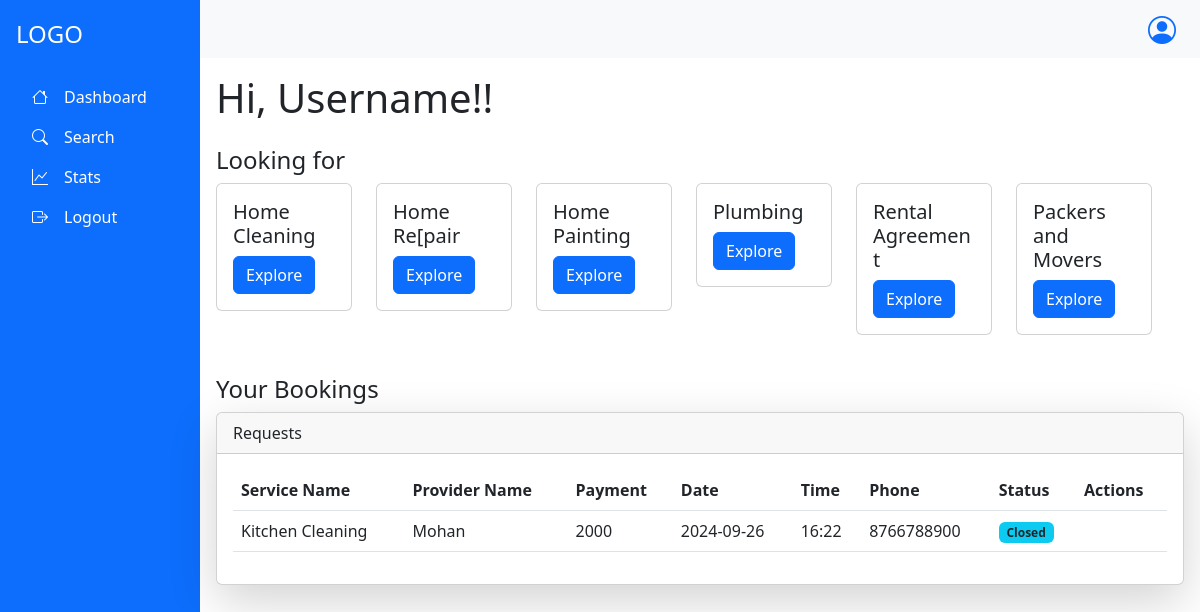
Page /customer/Dashboard (signed in) on the earlier database version.
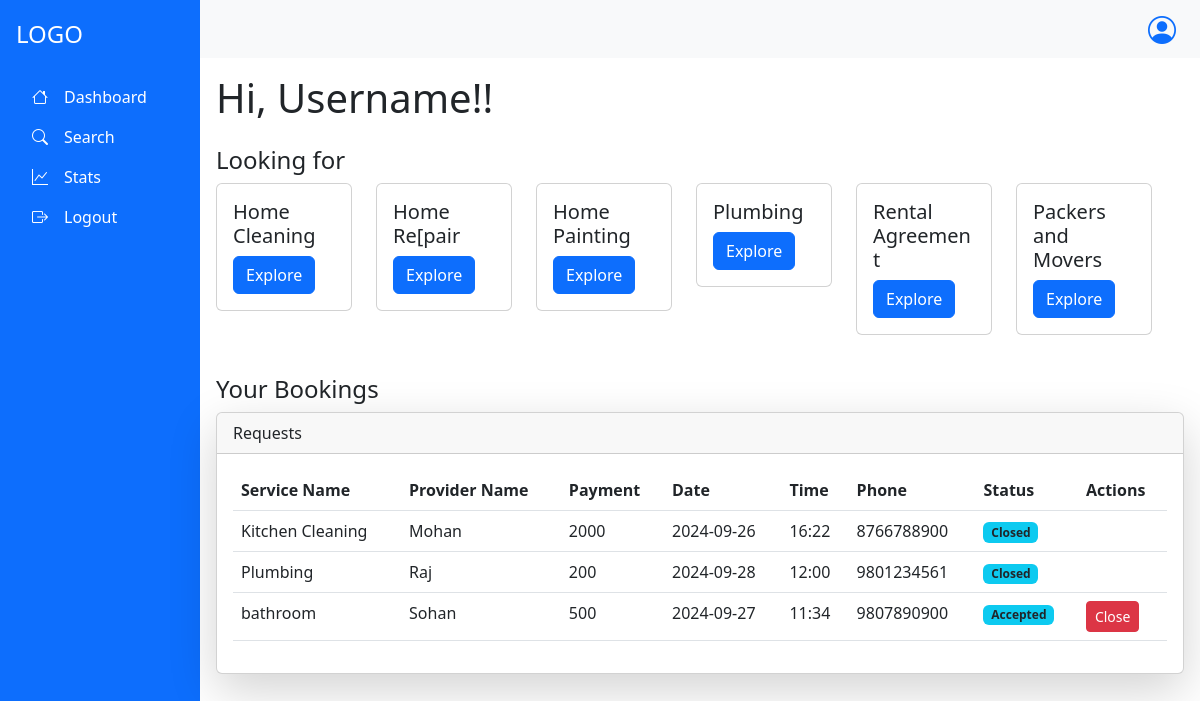
Same page on the later database version.
### app.py (models this page shows, shortened)
class Services(db.Model):
    __tablename__="services"
    s_id=db.Column(db.Integer, primary_key=True, autoincrement= True)
    s_name=db.Column(db.String,unique=True)
    packages=db.relationship("Package", backref="service")
    Sproviders=db.relationship("ServiceProvider",backref="service")

class Request(db.Model):
    __tablename__="request"
    r_id=db.Column(db.Integer, primary_key=True, autoincrement= True)
    sp_id=db.Column(db.Integer, db.ForeignKey("serviceprovider.sp_id"),nullable=False)
    c_id=db.Column(db.Integer, db.ForeignKey("customer.c_id"),nullable=False)
    p_id=db.Column(db.Integer, db.ForeignKey("package.p_id"),nullable=False)
    r_date=db.Column(db.String)
    r_time=db.Column(db.String)
    r_address=db.Column(db.String)
    r_city=db.Column(db.String)
    r_message=db.Column(db.String)
    r_status=db.Column(db.String)

class Package(db.Model):
    __tablename__="package"
    p_id=db.Column(db.Integer, primary_key=True, autoincrement= True)
    p_name=db.Column(db.String,unique=True)
    p_price=db.Column(db.Integer)
    p_description=db.Column(db.String)
    p_rating=db.Column(db.Integer)
    s_id=db.Column(db.Integer, db.ForeignKey("services.s_id"),nullable=False)
    sp_id=db.Column(db.Integer, db.ForeignKey("serviceprovider.sp_id"),nullable=False)
    req=db.relationship("Request",backref="pack")

class UserMixin:
    def __init__(self,utype):
        self.ut=utype

class ServiceProvider(db.Model,UserMixin):
    __tablename__='serviceprovider'
    sp_id=db.Column(db.Integer, primary_key=True, autoincrement= True)
    sp_name=db.Column(db.String,unique=True)
    sp_address=db.Column(db.String)
    sp_email=db.Column(db.String,unique=True)
    sp_password=db.Column(db.String)
    sp_exp=db.Column(db.Integer)
    sp_phone=db.Column(db.String)
    sp_city=db.Column(db.String)
    sp_rating=db.Column(db.Integer)
    sp_servicename=db.Column(db.String,db.ForeignKey("services.s_name"))
    mypackages=db.relationship("Package", backref="servprovider")
    receive_request=db.relationship("Request",backref="servprovider")

### app.py (the view)
@app.route("/customer/Dashboard",methods=["GET","POST"])
@login_required
def Dashboard():
    if request.method=="GET":
        s=db.session.query(Services).all()
        serv=[]
        for ser in s:
            serv.append(ser.s_name)
        req=db.session.query(Request).filter_by(c_id=current_user.c_id).all()
        return render_template("/Customer/CustomerDashboard.html",servname=serv,requests=req)

### app.py (called while the page is built)
@login_manager.user_loader
def load_user(user_id):
        utype,id=user_id.split("-")
        if utype=="c":
            return db.session.query(Customer).filter_by(c_id=id).first()
        elif utype=='sp':
            return db.session.query(ServiceProvider).filter_by(sp_id=id).first()
        else:
            return db.session.query(Admin).filter_by(admin_id=id).first()

### templates/Customer/CustomerDashboard.html (shortened to what this page needs)
{% extends "/Customer/customer_base.html" %}
{% block content %}
<h1 class="mb-4">Hi, Username!!</h1>
<div class="mb-5">
  <h4>Looking for</h4>
  <div class="row">
    {% for service in servname %}
    <div class="col-sm-6 mb-3" style="width:10rem">
        <div class="card">
            <div class="card-body">
            <h5 class="card-title">{{service}}</h5>
            <a href="/customer/search?sname={{service}}" class="btn btn-primary">Explore</a>
            </div>
        </div>
    </div>
    {% endfor %}
</div>
<h4 class="mt-4">Your Bookings</h4>
<div class="card shadow-lg">
  <div class="card-header">
      Requests
  </div>
  <div class="card-body">
      <table class="table">
          <thead>
              <tr>
                  <th>Service Name</th>
                  <th>Provider Name</th>
                  <th>Payment</th>
                  <th>Date</th>
                  <th>Time</th>
                  <th>Phone</th>
                  <th>Status</th>
                  <th>Actions</th>
              </tr>
          </thead>
          <tbody>
            {% for request in requests %}
              <tr>
                  <td>{{request.pack.p_name}}</td>
                  <td>{{request.servprovider.sp_name}}</td>
                  <td>{{request.pack.p_price}}</td>
                  <td>{{request.r_date}}</td>
                  <td>{{request.r_time}}</td>
                  <td>{{request.servprovider.sp_phone}}</td>
                  <td><span class="badge bg-info text-dark">{{request.r_status}}</span></td>
                  <td class="action-btns">
                      {% if request.r_status=="Requested" %}
                      <button class="btn btn-sm btn-danger" data-bs-toggle="modal" data-bs-target="#exampleModal">
                          <i class="bi bi-trash"></i>
                      </button>
                      <div class="modal fade" id="exampleModal" tabindex="-1" aria-labelledby="exampleModalLabel" aria-hidden="true">
                        <div class="modal-dialog modal-lg">
                          <div class="modal-content">
                            <div class="modal-header">
                              <h1 class="modal-title fs-5" id="exampleModalLabel"><Strong>Service Remarks</Strong></h1>
                              <button type="button" class="btn-close" data-bs-dismiss="modal" aria-label="Close"></button>
                            </div>
                            <div class="modal-body" >
                                <p>Are you sure you want to cancel the Request?</p>
                            </div>
                              <div class="modal-footer">
                                <button type="button" class="btn btn-secondary" data-bs-dismiss="modal">No</button>
                                <form action="/customer/book?delete=Yes&rid={{request.r_id}}" method="POST">
                                <button type="submit" class="btn btn-primary">Yes</button>
                                </form>
                            </div>
                          </div>
                        </div>
                      </div>
                      <button class="btn btn-sm btn-white border" data-bs-toggle="modal" data-bs-target="#exampleModal2" >
                          <i class="bi bi-pen"></i>
                      </button>
                      <div class="modal fade" id="exampleModal2" tabindex="-1" aria-labelledby="exampleModalLabel" aria-hidden="true">
                        <div class="modal-dialog modal-lg">
                          <div class="modal-content">
                            <div class="modal-header">
                              <h1 class="modal-title fs-5" id="exampleModalLabel"><Strong>Service Remarks</Strong></h1>
                              <button type="button" class="btn-close" data-bs-dismiss="modal" aria-label="Close"></button>
                            </div>
                            <div class="modal-body" >
                              <h5>{{request.pack.p_name}}</h5>
                              <div class="form-floating mb-3">
                                  <div class="container">
                                    <form action="/customer/book?rid={{request.r_id}}&edit=yes" method="POST">
                                      <div class="row mb-3">
                                        <div class="col-md-4">
                                          <label class="form-label" for="Date">date</label>
                                          <input type="date" class="form-control" required name="Date">
                                        </div>
                                        <div class="col-md-4">
                                          <label class="form-label" for="Time">Time : </label>
                                          <input type="time" class="form-control" required name="Time">
                                        </div>
                                      </div>
                                      <div class="row mb-3">
                                        <div class="col-md-8">
                                          <label class="form-label" for="msg">Message: </label>
                                          <textarea type="text" rows="2" class="form-control" name="msg" placeholder="Leave your message if any."></textarea>
                                        </div>
                                      </div>
                                      <button type="submit">Submit</button>
                                    </form>
                            </div>
                          </div>
                        </div>
                      </div>
                      {% elif request.r_status=="Accepted" %}
                        <button class="btn btn-sm btn-danger" data-bs-toggle="modal" data-bs-target="#Finish">
                          Close
                        </button>
                          {% endif %}
                  </td>
              </tr>
            {% endfor %}
          </tbody>
      </table>
  </div>
</div>
{% endblock %}

### templates/Customer/customer_base.html (shortened to what this page needs)
<!DOCTYPE html>
<html lang="en">
<head>
  <link href="https://cdn.jsdelivr.net/npm/bootstrap@5.3.0-alpha3/dist/css/bootstrap.min.css" rel="stylesheet">
  <link rel="stylesheet" href="https://cdn.jsdelivr.net/npm/bootstrap-icons/font/bootstrap-icons.css">
</head>
<body>
    <div class="container-fluid">
      <div class="row min-vh-100 d-flex flex-column flex-md-row">
        <nav class="col-md-3 col-lg-2 d-flex flex-column bg-primary text-white p-3 vh-100 position-fixed">
            <div class="text-start py-1 mb-3">
              <h4 class="text-white">LOGO</h4>
            </div>
            <ul class="nav flex-column">
              <li class="nav-item">
                <a class="nav-link text-white" href="/customer/Dashboard"><i class="bi bi-house"></i><span class="px-3">Dashboard</span></a>
              </li>
              <li class="nav-item">
                <a class="nav-link text-white" href="/customer/search"><i class="bi bi-search"></i><span class="px-3">Search</span></a>
              </li>
              <li class="nav-item">
                <a class="nav-link text-white" href="#"><i class="bi bi-graph-up"></i><span class="px-3">Stats</span></a>
              </li>
              <li class="nav-item">
                <a class="nav-link text-white" href="/logout"><i class="bi bi-box-arrow-right"></i><span class="px-3">Logout</span></a>
              </li>
            </ul>
        </nav>
        <div class="col-md-9 ms-sm-auto col-lg-10 px-md-0">
          <nav class="navbar navbar-expand-lg navbar-light bg-light w-100">
            <div class="dropdown ms-auto me-4">
              <a href="#" class="d-flex align-items-center text-decoration-none" id="dropdownUser" data-bs-toggle="dropdown" aria-expanded="false">
                <i class="bi bi-person-circle fs-3"></i>
              </a>
            </div>
          </nav>
          <main class="p-3">
            {% block content %}
            {% endblock %}
          </main>
        </div>
      </div>
    </div>
</body>
</html>

Differences in the rows shown:
added Request: pack.p_name "Plumbing", servprovider.sp_name "Raj", pack.p_price "200", r_date "2024-09-28", r_time "12:00", servprovider.sp_phone "9801234561", r_status "Closed"
added Request: pack.p_name "bathroom", servprovider.sp_name "Sohan", pack.p_price "500", r_date "2024-09-27", r_time "11:34", servprovider.sp_phone "9807890900", r_status "Accepted"
